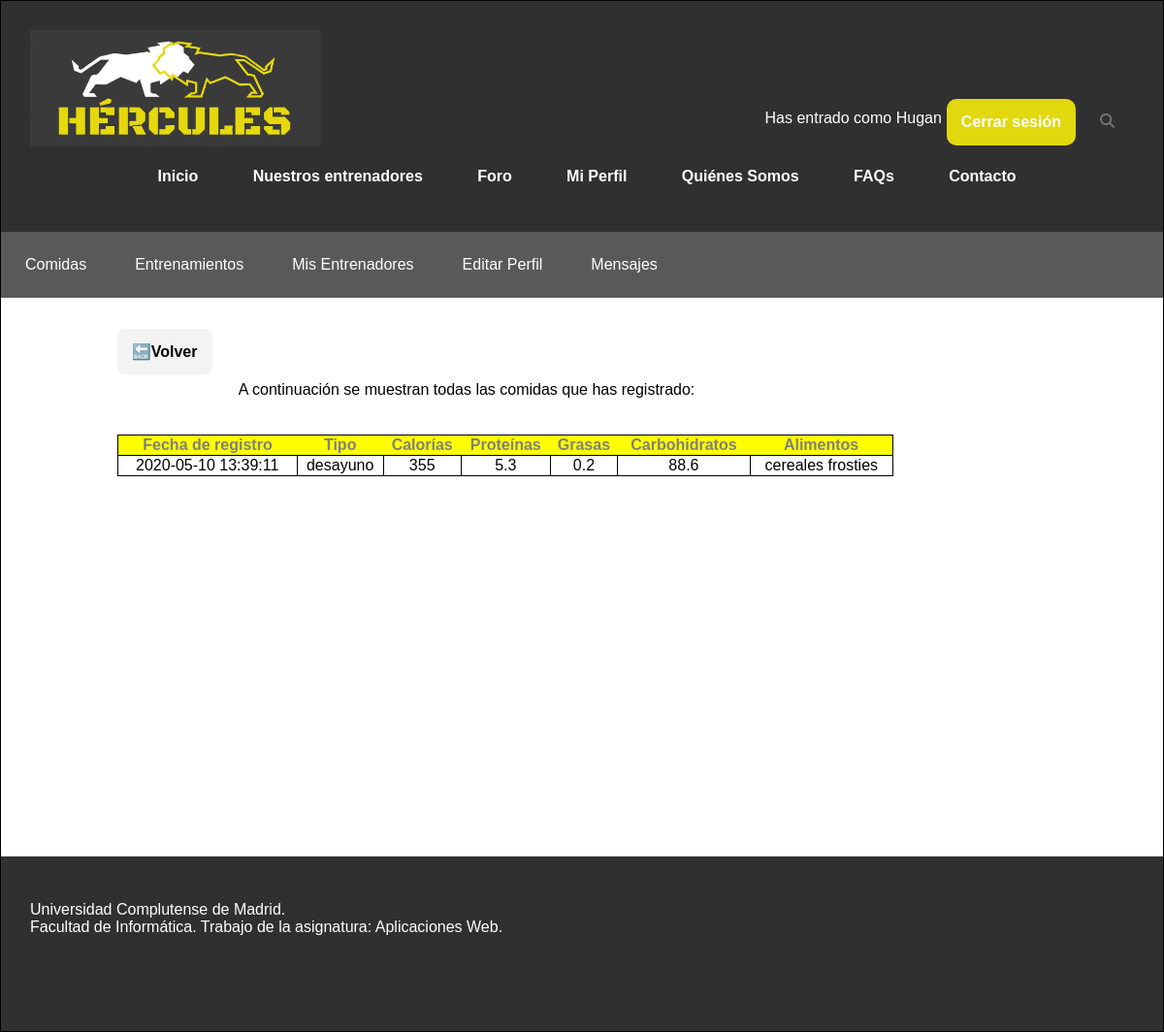
The app's page /miPerfilComidasVerTablas.php (signed in), older data.
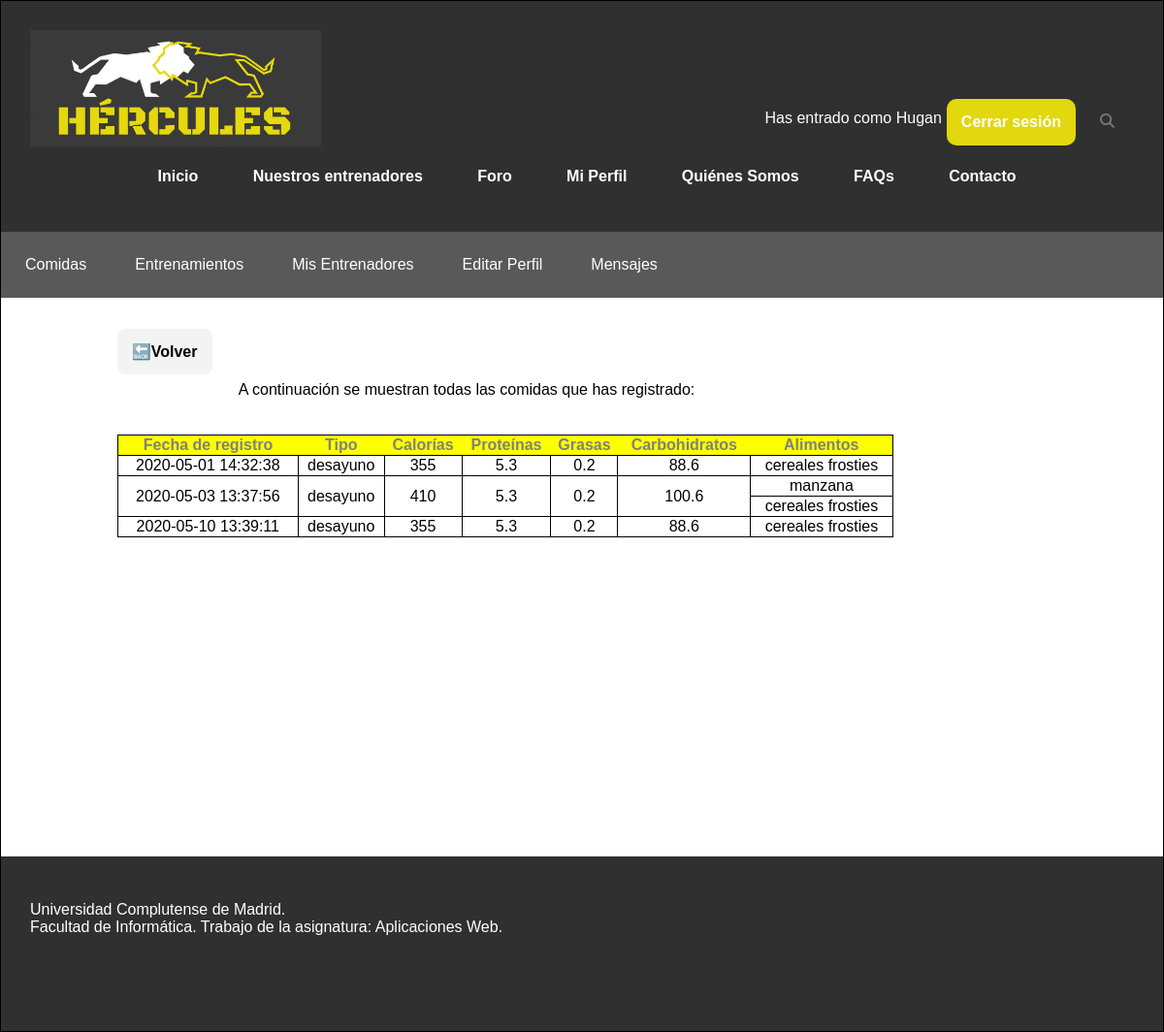
The same page, newer data.
### tables this page shows
CREATE TABLE `comida` (
  `idComida` int(10) NOT NULL,
  `dia` timestamp NOT NULL DEFAULT current_timestamp() ON UPDATE current_timestamp(),
  `tipo` varchar(15) NOT NULL,
  `usuario` varchar(10) NOT NULL
);

CREATE TABLE `alimento` (
  `idAlimento` int(10) NOT NULL,
  `nombre` varchar(50) NOT NULL,
  `caloriasConsumidas` double UNSIGNED DEFAULT NULL,
  `carbohidratos` double UNSIGNED DEFAULT NULL,
  `proteinas` double UNSIGNED DEFAULT NULL,
  `grasas` double UNSIGNED DEFAULT NULL
);

### includes/TOs/TOUsuario.php (called while the page is built, shortened)
<?php
class TOUsuario {
    private $nif;
    private $nombre;
    private $tipoUsuario;
    public function getNif()
    {
        return $this->nif;
    }
    public function getNombre()
    {
        return $this->nombre;
    }
    public function getTipoUsuario()
    {
        return $this->tipoUsuario;
    }
}

### includes/DAOs/DAO.php (called while the page is built, shortened)
<?php
class DAO {
    private $servername = "localhost";
    private $username = "hercules";
    private $password = "iG8hC62acnPrvIeU";
    private $dbname = "hercules";
    private $mysqli = null;
    public function __construct(){
        if(!$this->mysqli){
            $this->mysqli = new mysqli($this->servername, $this->username, $this->password, $this->dbname);
        }
    }
    protected function consultar($sql){
        return $this->mysqli->query($sql);
    }
}

### includes/controller.php (called while the page is built, shortened)
<?php
require_once(__DIR__ . '/DAOs/usuarioDAO.php');
require_once(__DIR__ . '/DAOs/comidaDAO.php');
class controller{
    private $comidaDAO;
    private static $instance = null;
    public function __construct(){
        $this->comidaDAO = new comidaDAO();
    }
     public static function getInstance() {
        if (null === self::$instance) {
            self::$instance = new self();
        }
        return self::$instance;
    }
    public function verComidas($nif)
    {
        return $this->comidaDAO->verComidas($nif);
    }
}

### includes/config.php (called while the page is built, shortened)
<?php
require_once __DIR__.'/TOs/TOUsuario.php';
require_once __DIR__.'/controller.php';
$ctrl = controller::getInstance();

### includes/DAOs/comidaDAO.php (called while the page is built, shortened)
<?php
require_once(__DIR__.'/DAO.php');
class comidaDAO extends DAO
{
    public function verComidas($nif)
    {
        $query = "  SELECT dia, tipo, nombre, caloriasConsumidas, proteinas, grasas, carbohidratos
                    from comida c
                    join alimentocomida ac on c.idComida = ac.idComida
                    join alimento a on a.idAlimento = ac.idAlimento
                    where c.usuario = '".$nif."'
                    order by c.dia";
        $consulta = $this->consultar($query);
        $comidas = array();
        while($fila = mysqli_fetch_assoc($consulta))
        {
            array_push($comidas, $fila);
        }
        return $comidas;
    }
}

### miPerfilComidasVerTablas.php (the view, shortened to what this page needs)
<?php
	require_once 'includes/config.php';
?>
<!DOCTYPE html>
<html>
<head>
	<link rel="stylesheet" type="text/css" href="includes/css/estilo.css" />
	<link rel="stylesheet" type="text/css" href="includes/css/estiloPagsMiPerfil.css" />
</head>
<body>
<div id="contenedor">
	<?php
		require('includes/comun/cabecera.php');
		require('miPerfilCabecera.php');
	?>
	<div id="contenido">
		<div class="boton-volver">
			<a href="miPerfilComidasVer.php"> 🔙Volver </a>
		</div>
		<?php
		$nif_usuario = $_SESSION['usuario']->getNif();
		$comidas = $ctrl->verComidas($nif_usuario);
		if (count($comidas) == 0)
		{
		    echo "<p> No se ha registrado ninguna comida todavía.</p>";
		}
		else
		{
	    ?>
	    <div class="primer_parrafo">
		<p>A continuación se muestran todas las comidas que has registrado:</p>
		</div>
		<div class="tabla_comidas">
		<p><table>
		<tr> <th>Fecha de registro</th> <th>Tipo</th> <th>Calorías</th> <th>Proteínas</th>
		    <th>Grasas</th> <th>Carbohidratos</th> <th>Alimentos</th> </tr>
		<?php
    		$i = 0; $j = 0; $aux = 0;
    		$sumaCalorias = 0; $sumaProteinas = 0; $sumaGrasas = 0; $sumaHidratos = 0;
    		foreach ($comidas as $valor)
    		{
    		    echo "<tr>";
    		    if ($i == $j)
    	        {
    	            while ((count($comidas) != $i + 1) && ($comidas[$i]['dia'] == $comidas[$i + 1]['dia']))
    	            {
    	                $sumaCalorias += $comidas[$i]['caloriasConsumidas'];
    	                $sumaProteinas += $comidas[$i]['proteinas'];
    	                $sumaGrasas += $comidas[$i]['grasas'];
    	                $sumaHidratos += $comidas[$i]['carbohidratos'];
    	                ++$i;
    	                ++$aux;
    	            }
    	            $sumaCalorias += $comidas[$i]['caloriasConsumidas'];
    	            $sumaProteinas += $comidas[$i]['proteinas'];
    	            $sumaGrasas += $comidas[$i]['grasas'];
    	            $sumaHidratos += $comidas[$i]['carbohidratos'];
    	            ++$i;
    	            ++$aux;
    	            echo "<td rowspan = ".$aux.">".$valor['dia']."</td>";
    	            echo "<td rowspan = ".$aux.">".$valor['tipo']."</td>";
    	            echo "<td rowspan = ".$aux.">".$sumaCalorias."</td>";
    	            echo "<td rowspan = ".$aux.">".$sumaProteinas."</td>";
    	            echo "<td rowspan = ".$aux.">".$sumaGrasas."</td>";
    	            echo "<td rowspan = ".$aux.">".$sumaHidratos."</td>";
    	            $aux = 0;
    	            $sumaCalorias = 0; $sumaProteinas = 0; $sumaGrasas = 0; $sumaHidratos = 0;
    	        }
                ++$j;
    		    echo "<td>".$valor['nombre']."</td>";
                echo "</tr>";
    		}
        }
        ?>
        </table></p>
        </div>
	</div>
	<?php
	require('includes/comun/pie.php');
	?>
</div>
</body>
</html>

### includes/comun/cabecera.php (shortened to what this page needs)
<div id="cabecera">
		<a href="index.php"> <img src="includes/img/Hercules_logo.png" width="300" height="120" alt="Logo de Hercules: la web"></a>
    	<div class="saludo">
    		<?php
    		if (isset($_SESSION['login'])) {
    			echo  "<p>Has entrado como " . $_SESSION['usuario']->getNombre() . "</p><a href= logout.php>" . "Cerrar sesión" . "</a>";
    		}
    		else {
    			echo '<a href= login.php>Iniciar sesión</a>';
    			echo '<br>';
    			echo '<a href= registro.php>Regístrate</a>';
    			echo '<br>';
    		}
    		?>
             <div id="icon-search">
                <i class="fas fa-search" id="search"></i>
            </div>
    	</div>
    	<div class="menu">
    		<ul>
    		  <li><a href= index.php>Inicio</a></li>
    		  <li><a href= entrenadores.php>Nuestros entrenadores</a></li>
    		  <li><a href= foro.php>Foro</a></li>
    		  <li class="submenu"><a href= miPerfil.php>Mi Perfil</a>
              </li>
    		  <li><a href= quienes_somos.php>Quiénes Somos</a></li>
    		  <li><a href= faqs.php>FAQs</a></li>
    		  <li><a href= contacto.php>Contacto</a></li>
    		</ul>
    	</div>
</div>

### miPerfilCabecera.php (shortened to what this page needs)
<?php
	require_once 'includes/config.php';
?>
<!DOCTYPE html>
<html>
<head>
	<link rel="stylesheet" type="text/css" href="includes/css/estilo.css" />
</head>
<body>
	<div class = "menu-interno">
		<ul>
			<?php
				if ($_SESSION['usuario']->getTipoUsuario()==1) {
					echo '<li><a href= miPerfilMisClientes.php>Mis Clientes</a></li>';
					echo '<li><a href= miPerfilEditar.php>Editar Perfil</a></li>';
				}
				else if($_SESSION['usuario']->getTipoUsuario()==2){
				    echo '<li><a href= miPerfilEditar.php>Editar Perfil</a></li>';
				    echo '<li><a href= gestionarUsuario.php>Gestionar Usuarios</a></li>';
				    echo '<li><a href= gestionarEjercicios.php>Gestionar Ejercicios</a></li>';
				}
				else {
				 	echo '<li><a href= miPerfilComidas.php>Comidas</a></li>';
				  	echo '<li><a href= miPerfilEntrenamientos.php>Entrenamientos</a></li>';
					echo '<li><a href= miPerfilMisEntrenadores.php>Mis Entrenadores</a></li>';
					echo '<li><a href= miPerfilEditar.php>Editar Perfil</a></li>';
				}
			?>
			<li><a href= miPerfilBuzon.php>Mensajes</a></li>
		</ul>
	</div>
</body>
</html>

### includes/comun/pie.php
<div id="pie">
	<p>Universidad Complutense de Madrid. <br>
	Facultad de Informática. Trabajo de la asignatura: Aplicaciones Web.</p>
</div>

### includes/css/estilo.css (style rules this page uses)
body { width: 100%; font-family: "Trebuchet MS", Helvetica, sans-serif; margin: 0; padding: 0; background-color: white; }
div#contenedor { margin: auto; border: 1px solid black; background-color: white; width: auto; min-width: min-content; max-width:none; }
div#cabecera { padding: 30px; height: auto; background-color: #303030; color: white; display: flex; flex-flow: wrap; min-width: min-content; }
div#cabecera a, div#cabecera a:visited { color: white; font-weight: bold; text-decoration: none; }
div#cabecera .saludo { place-self: flex-end; margin-left: auto; display: flex; }
div#cabecera .saludo a { background-color: #e1d80d; padding: 15px; border-radius: 10px; margin: 5px; width: max-content; }
div#cabecera #icon-search { display: flex; justify-content: flex-end; }
#icon-search i { font-size: 15px; color: #777777; cursor: pointer; transition: all 300ms; margin: 20px 20px; }
div#cabecera .menu { display: flex; justify-content: space-around; min-width: min-content; width:100%; }
div#contenido { padding-top: 30px; padding-bottom: 30px; min-height: 500px; width: 80%; margin-left: 10%; background-color: white; overflow:auto; }
div#pie { padding: 30px; height: 120px; background-color: #303030; color: white; }
p { text-align: left; }
div#contenido .boton-volver a { cursor:pointer; text-decoration:none; border: 0; color: black; background-color: #f3f3f3; opacity: 1.5; margin-top: 20px; padding: 15px; width: 15%; font-size: 16px; font-weight: 600; border-radius: 8px; text-align: center; }
.menu ul { list-style-type: none; margin: 0; padding: 0; overflow: hidden; display: flex; list-style: none; flex-direction: row; }
.menu ul li { margin-left: 10px; padding: 0.2em; }
.menu a { display: block; padding: 15px 20px; color: #fff; text-decoration: none; }
.menu-interno { background-color:rgba(34,34,34,0.75); margin-top: -16px; }
.menu-interno ul { padding: 0; display: flex; list-style: none; flex-direction: row; }
.menu-interno li a { display: block; padding: 25px 25px; }
.menu-interno a { display: block; color: #fff; text-decoration: none; }

### includes/css/estiloPagsMiPerfil.css (style rules this page uses)
div#contenido a, button[type="submit"], button[id="abrir"] { cursor:pointer; text-decoration: none; border: 0; color: black; background-color: #f3f3f3; opacity: 1.5; margin-top: 20px; padding: 15px; width: 30%; font-size: 16px; font-weight: 600; border-radius: 8px; text-align: center; }
div#contenido .tabla_comidas table { border: 1px solid black; border-collapse: collapse; width: 800px; }
div#contenido .tabla_comidas td { border: 1px solid black; text-align: center; }
div#contenido .tabla_comidas th { background-color: yellow; color: gray; }
div#contenido .primer_parrafo { margin-left: 120px; padding: 5px; }

Row changes from the older to the newer data that the page shows:
now on this page (row edited): comida: dia "2020-05-01 14:32:38", tipo "desayuno", sumaCalorias "355", sumaProteinas "5.3", sumaGrasas "0.2", sumaHidratos "88.6", alimento.nombre "cereales frosties"
now on this page (row unchanged): comida: dia "2020-05-03 13:37:56", tipo "desayuno", sumaCalorias "410", sumaProteinas "5.3", sumaGrasas "0.2", sumaHidratos "100.6", alimento.nombre "manzana", alimento.nombre "cereales frosties"
